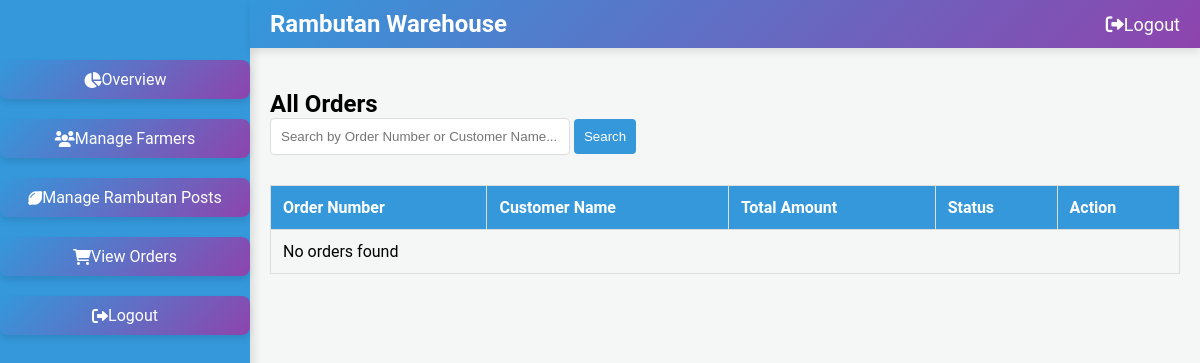
/orders/, run on an earlier commit of the app's database.
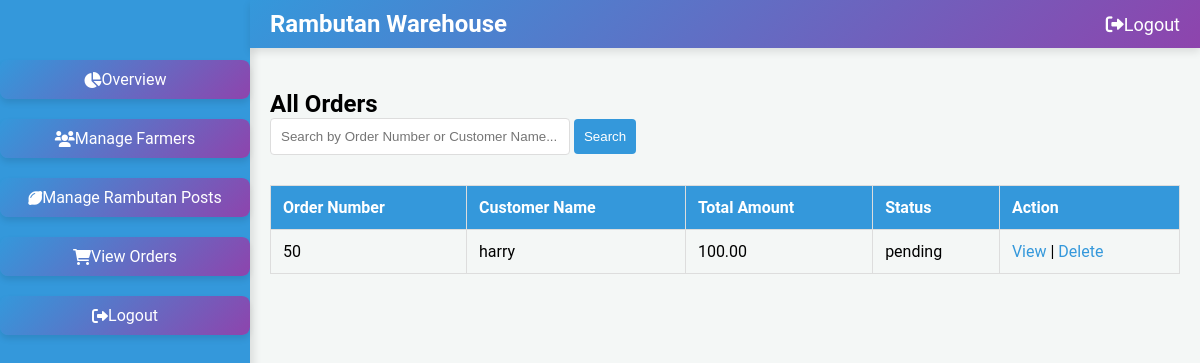
And on a later commit of the database.
### warehouse/models.py (models this page shows, shortened)
class Order(models.Model):
    billing_detail = models.ForeignKey(BillingDetail, on_delete=models.CASCADE, related_name='orders')
    user = models.ForeignKey(settings.AUTH_USER_MODEL, on_delete=models.CASCADE, related_name='orders')
    total_amount = models.DecimalField(max_digits=10, decimal_places=2)
    payment_method = models.CharField(max_length=50)
    order_number = models.AutoField(primary_key=True)
    created_at = models.DateTimeField(default=timezone.now)
    STATUS_CHOICES = [
        ('cancelled','cancelled'),
        ('pending', 'Pending'),
        ('processed', 'Processed'),
        ('shipped', 'Shipped'),
        ('delivered', 'Delivered')
    ]
    order_status = models.CharField(max_length=20, choices=STATUS_CHOICES, default='pending')
    class Meta:
        ordering = ['-created_at']

class Registeruser(AbstractUser):
    username = models.EmailField(unique=True)
    name = models.CharField(max_length=50,default='noname')
    contact = models.CharField(max_length=250, blank=True)
    address = models.CharField(max_length=250, blank=True)
    place = models.CharField(max_length=100, blank=True)
    role = models.CharField(max_length=10, choices=ROLE_CHOICES)
    groups = models.ManyToManyField(
        Group,
        related_name='registeruser_set',  # Custom related_name
        blank=True,
        help_text='The groups this user belongs to. A user will get all permissions granted to each of their groups.'
    )
    user_permissions = models.ManyToManyField(
        Permission,
        related_name='registeruser_set',  # Custom related_name
        blank=True,
        help_text='Specific permissions for this user.'
    )

### warehouse/views.py (the view)
# urls.py: path('orders/', views.view_orders, name='view_orders'),
def view_orders(request):
    query = request.GET.get('search', '')
    if query:
        orders = Order.objects.filter(
            Q(order_number__icontains=query) | Q(customer__name__icontains=query)
        )
    else:
        orders = Order.objects.all()
    return render(request, 'view_orders.html', {'orders': orders})

### warehouse/templates/view_orders.html (shortened to what this page needs)
{% load static %}
<!DOCTYPE html>
<html lang="en">
<head>
    <link rel="stylesheet" href="https://cdnjs.cloudflare.com/ajax/libs/font-awesome/6.0.0-beta3/css/all.min.css">
   <link href="https://cdn.jsdelivr.net/npm/sweetalert2@11/dist/sweetalert2.min.css" rel="stylesheet">
</head>
<body>
    <div class="sidebar">
        <ul>
            <li><a href="{% url 'admin_dashboard' %}"><i class="fas fa-chart-pie"></i> Overview</a></li>
            <li><a href="{% url 'manage_farmers' %}"><i class="fas fa-users"></i> Manage Farmers</a></li>
            <li><a href="{% url 'manage_rambutan_posts' %}"><i class="fas fa-lemon"></i> Manage Rambutan Posts</a></li>
            <li><a href="{% url 'view_orders' %}"><i class="fas fa-shopping-cart"></i> View Orders</a></li>
            <li><a href="{% url 'logout' %}"><i class="fas fa-sign-out-alt"></i> Logout</a></li>
        </ul>
    </div>
    <div class="top-navbar">
        <div class="logo">
            <span class="logo-text">Rambutan Warehouse</span>
        </div>
        <ul>
            <li><a href="{% url 'logout' %}"><i class="fa fa-sign-out-alt"></i> Logout</a></li>
        </ul>
    </div>
    <div class="main">
        <h2>All Orders</h2>
        <div class="search-container">
            <form method="GET" action="">
                <input type="text" name="search" placeholder="Search by Order Number or Customer Name...">
                <button type="submit">Search</button>
            </form>
        </div>
        <div class="table-container">
            <table>
                <tr>
                    <th>Order Number</th>
                    <th>Customer Name</th>
                    <th>Total Amount</th>
                    <th>Status</th>
                    <th>Action</th>
                </tr>
                {% for order in orders %}
                <tr>
                    <td>{{ order.order_number }}</td>
                    <td>{{ order.user.name }}</td>
                    <td>{{ order.total_amount }}</td>
                    <td>pending</td>
                    <td>
                        {% if order.order_number %}
                            <a href="{% url 'view_order_detail' order.order_number %}">View</a> |
                            <a href="{% url 'delete_order' order.order_number %}" onclick="return confirm('Are you sure you want to delete this order?');">Delete</a>
                        {% else %}
                            <span>No ID Available</span>
                        {% endif %}
                    </td>
                </tr>
                {% empty %}
                <tr>
                    <td colspan="5">No orders found</td>
                </tr>
                {% endfor %}
            </table>
        </div>
    </div>
</body>
</html>

What changed in the data, as far as the page shows it:
added Order: order_number "50", user.name "harry", total_amount "100.00", shows "View"
Also different on the page:
text no longer shown: "No orders found"
